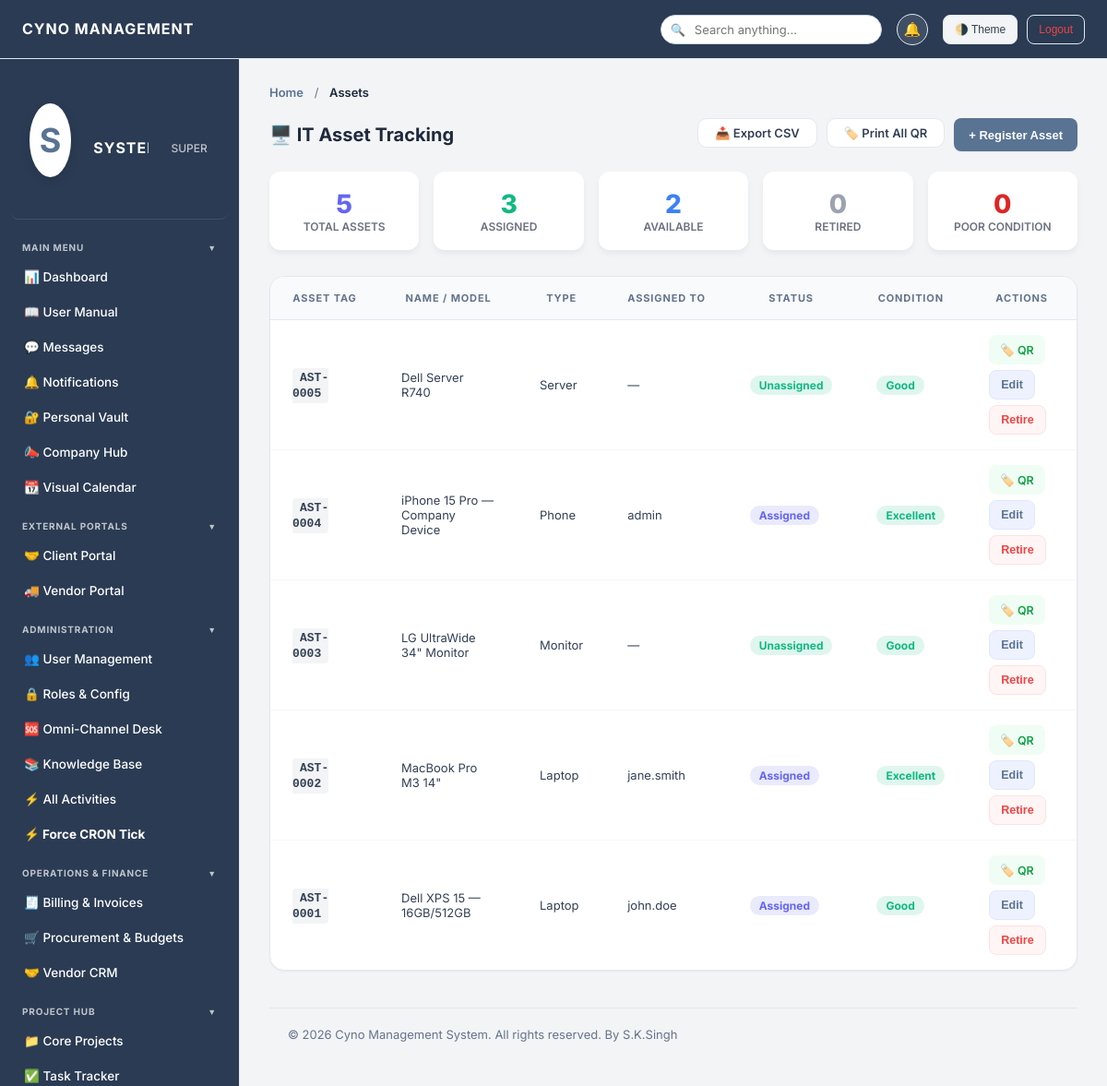
The app's page /assets.php (signed in) with its own data.
### tables this page shows
CREATE TABLE assets (
        id INTEGER PRIMARY KEY AUTOINCREMENT,
        asset_tag TEXT UNIQUE NOT NULL,
        name TEXT NOT NULL,
        type TEXT NOT NULL,
        assigned_to TEXT,
        status TEXT DEFAULT 'Unassigned',
        condition TEXT DEFAULT 'Good',
        registered_at DATETIME DEFAULT CURRENT_TIMESTAMP
    , branch_id TEXT DEFAULT 'Global HQ');

### includes/db.php (called while the page is built, shortened)
<?php
function hasPermission($pdo, $permission_key) {
    if (in_array($_SESSION['role'], ['Admin', 'Super Admin']) || $_SESSION['role'] === 'Super Admin') return true;
    return false;
}

### assets.php (the view, shortened to what this page needs)
<?php
require_once 'includes/db.php';
require_once 'includes/header.php';
require_once 'includes/sidebar.php';
$canCreateAssets = hasPermission($pdo, 'create_assets');
$canEditAssets   = hasPermission($pdo, 'edit_assets');
$canDeleteAssets   = hasPermission($pdo, 'delete_assets');
$isAdmin = (in_array($_SESSION['role'], ['Admin', 'Super Admin']) || $_SESSION['role'] === 'Manager');
try { $pdo->exec("ALTER TABLE assets ADD COLUMN branch_id VARCHAR(255) DEFAULT 'Global HQ'"); } catch(Exception $e){}
$pdo->exec("CREATE TABLE IF NOT EXISTS assets (id INTEGER PRIMARY KEY AUTO_INCREMENT, asset_tag VARCHAR(255) UNIQUE NOT NULL, name TEXT NOT NULL, type TEXT NOT NULL, assigned_to TEXT, branch_id VARCHAR(255) DEFAULT 'Global HQ', status VARCHAR(255) DEFAULT 'Unassigned', `condition` VARCHAR(255) DEFAULT 'Good', registered_at DATETIME DEFAULT CURRENT_TIMESTAMP)");
$pdo->exec("CREATE TABLE IF NOT EXISTS asset_logs (id INTEGER PRIMARY KEY AUTO_INCREMENT, asset_id INTEGER, action TEXT, performed_by TEXT, details TEXT, created_at DATETIME DEFAULT CURRENT_TIMESTAMP)");
if ($isAdmin) {
    $assets = $pdo->query("SELECT * FROM assets ORDER BY id DESC")->fetchAll(PDO::FETCH_ASSOC);
} else {
    $myBranch = $pdo->query("SELECT branch_id FROM users WHERE login_id = '{$_SESSION['login_id']}'")->fetchColumn() ?: 'Global HQ';
    $stmt = $pdo->prepare("SELECT * FROM assets WHERE branch_id = ? ORDER BY id DESC");
    $stmt->execute([$myBranch]);
    $assets = $stmt->fetchAll(PDO::FETCH_ASSOC);
}
$stats = $pdo->query("
    SELECT
        COUNT(*) AS total,
        SUM(CASE WHEN status='Assigned' THEN 1 ELSE 0 END) AS assigned,
        SUM(CASE WHEN status='Unassigned' THEN 1 ELSE 0 END) AS available,
        SUM(CASE WHEN status='Retired' THEN 1 ELSE 0 END) AS retired,
        SUM(CASE WHEN `condition`='Poor' OR `condition`='Damaged' THEN 1 ELSE 0 END) AS needs_attention
    FROM assets
")->fetch(PDO::FETCH_ASSOC);
?>
<div class="content-section active">
    <div class="section-header">
        <h2>🖥️ IT Asset Tracking</h2>
        <div style="display:flex;gap:10px;">
            <a href="controllers/export_csv.php?table=assets" class="view-button" style="text-decoration:none;padding:10px 18px;border-radius:10px;background:var(--bg-card);border:1px solid var(--border-card);font-size:13px;font-weight:600;color:var(--text-body);">📥 Export CSV</a>
            <a href="controllers/asset_qr.php?all=1" target="_blank" class="view-button" style="text-decoration:none;padding:10px 18px;border-radius:10px;background:var(--bg-card);border:1px solid var(--border-card);font-size:13px;font-weight:600;color:var(--text-body);">🏷️ Print All QR</a>
            <?php if($canCreateAssets): ?>
            <button class="add-button" onclick="openAssetModal()">+ Register Asset</button>
            <?php endif; ?>
        </div>
    </div>
    <div style="display:grid; grid-template-columns:repeat(auto-fill, minmax(160px,1fr)); gap:16px; margin-bottom:28px;">
        <div style="background:white; border-radius:12px; padding:18px; box-shadow:0 4px 6px rgba(0,0,0,0.05);  text-align:center;">
            <div style="font-size:28px; font-weight:800; color:#6366f1;"><?= $stats['total'] ?></div>
            <div style="font-size:12px; color:#6b7280; font-weight:600; text-transform:uppercase;">Total Assets</div>
        </div>
        <div style="background:white; border-radius:12px; padding:18px; box-shadow:0 4px 6px rgba(0,0,0,0.05);  text-align:center;">
            <div style="font-size:28px; font-weight:800; color:#10b981;"><?= $stats['assigned'] ?></div>
            <div style="font-size:12px; color:#6b7280; font-weight:600; text-transform:uppercase;">Assigned</div>
        </div>
        <div style="background:white; border-radius:12px; padding:18px; box-shadow:0 4px 6px rgba(0,0,0,0.05);  text-align:center;">
            <div style="font-size:28px; font-weight:800; color:#3b82f6;"><?= $stats['available'] ?></div>
            <div style="font-size:12px; color:#6b7280; font-weight:600; text-transform:uppercase;">Available</div>
        </div>
        <div style="background:white; border-radius:12px; padding:18px; box-shadow:0 4px 6px rgba(0,0,0,0.05);  text-align:center;">
            <div style="font-size:28px; font-weight:800; color:#9ca3af;"><?= $stats['retired'] ?></div>
            <div style="font-size:12px; color:#6b7280; font-weight:600; text-transform:uppercase;">Retired</div>
        </div>
        <div style="background:white; border-radius:12px; padding:18px; box-shadow:0 4px 6px rgba(0,0,0,0.05);  text-align:center;">
            <div style="font-size:28px; font-weight:800; color:#dc2626;"><?= $stats['needs_attention'] ?></div>
            <div style="font-size:12px; color:#6b7280; font-weight:600; text-transform:uppercase;">Poor Condition</div>
        </div>
    </div>
    <div class="data-table">
        <table>
            <thead>
                <tr>
                    <th>Asset Tag</th>
                    <th>Name / Model</th>
                    <th>Type</th>
                    <th>Assigned To</th>
                    <th>Status</th>
                    <th>Condition</th>
                    <?php if($isAdmin): ?><th>Actions</th><?php endif; ?>
                </tr>
            </thead>
            <tbody>
                <?php foreach($assets as $a):
                    $statusColor = $a['status'] === 'Assigned' ? '#6366f1' : ($a['status'] === 'Retired' ? '#9ca3af' : '#10b981');
                    $condColor   = in_array($a['condition'], ['Poor', 'Damaged']) ? '#dc2626' : ($a['condition'] === 'Fair' ? '#f59e0b' : '#10b981');
                ?>
                <tr>
                    <td><code style="background:#f3f4f6; padding:3px 8px; border-radius:4px; font-weight:700;"><?= htmlspecialchars($a['asset_tag']) ?></code></td>
                    <td><?= htmlspecialchars($a['name']) ?></td>
                    <td><?= htmlspecialchars($a['type']) ?></td>
                    <td><?= htmlspecialchars($a['assigned_to'] ?: '—') ?></td>
                    <td><span style="background:<?= $statusColor ?>22; color:<?= $statusColor ?>; padding:3px 10px; border-radius:12px; font-size:12px; font-weight:700;"><?= htmlspecialchars($a['status']) ?></span></td>
                    <td><span style="background:<?= $condColor ?>22; color:<?= $condColor ?>; padding:3px 10px; border-radius:12px; font-size:12px; font-weight:700;"><?= htmlspecialchars($a['condition']) ?></span></td>
                    <?php if($canEditAssets || $canDeleteAssets): ?>
                    <td class="action-buttons">
                        <a href="controllers/asset_qr.php?id=<?= $a['id'] ?>" target="_blank" class="edit-button" style="text-decoration:none;background:#f0fdf4;color:#16a34a;border:none;">🏷️ QR</a>
                        <?php if($canEditAssets): ?>
                        <button class="edit-button" onclick='editAsset(<?= json_encode($a) ?>)'>Edit</button>
                        <?php endif; ?>
                        <?php if($canDeleteAssets): ?>
                        <form method="POST" action="controllers/delete_asset.php" style="display:inline;" onsubmit="return confirm('Retire this asset from the registry?')">
                            <button type="submit" class="delete-button">Retire</button>
                        </form>
                        <?php endif; ?>
                    </td>
                    <?php endif; ?>
                </tr>
                <?php endforeach; ?>
            </tbody>
        </table>
    </div>
</div>
<?php require_once 'includes/footer.php'; ?>

### assets/css/style.css (style rules this page uses)
:root { --bg-body: #f3f4f6; --bg-header: #2a3b53; --bg-sidebar: #2a3b53; --bg-main: #f3f4f6; --bg-card: #ffffff; --bg-hover: rgba(255, 255, 255, 0.1); --border-card: #e2e8f0; --text-heading: #1e293b; --text-body: #334155; --text-muted: #64748b; --input-bg: #ffffff; --input-border: #cbd5e1; --table-header: #f8fafc; --primary-color: #597393; --primary-hover: #475f7e; --primary-light: rgba(255, 255, 255, 0.15); --success: #10b981; --warning: #f59e0b; --danger: #ef4444; --modal-overlay: rgba(15,23,42,0.6); --shadow-xs: 0 1px 2px 0 rgba(0, 0, 0, 0.05); --shadow-sm: 0 4px 6px -1px rgba(0, 0, 0, 0.05), 0 2px 4px -2px rgba(0, 0, 0, 0.05); --shadow-soft: 0 10px 25px -5px rgba(0, 0, 0, 0.05), 0 8px 10px -6px rgba(0, 0, 0, 0.05); --radius-sm: 8px; --radius-md: 12px; --radius-lg: 16px; --sidebar-w: 260px; --header-h: 64px; }
*, *::before, *::after { margin:0; padding:0; box-sizing:border-box; }
html { font-size:14px; -webkit-font-smoothing:antialiased; }
body { font-family:'Inter',system-ui,sans-serif; background:var(--bg-body); color:var(--text-body); min-height:100vh; overflow:hidden; }
h1,h2,h3,h4,h5,h6 { font-weight:600; color:var(--text-heading); line-height:1.3; }
a { color:var(--primary-color); text-decoration:none; }
.content-section.active { display:block; }
.section-header, .header-action { display:flex; justify-content:space-between; align-items:center; margin-bottom:22px; }
.section-header h2, .header-action h2 { font-size:20px; font-weight:700; color:var(--text-heading); margin:0; }
.add-button, .btn-primary, .btn, button.submit, .submit { display:inline-flex; align-items:center; gap:6px; height:36px; padding:0 16px; background:var(--primary-color); color:#fff; border:none; border-radius:var(--radius-sm); font-size:13px; font-weight:600; cursor:pointer; transition:background .2s, transform .1s, box-shadow .2s; white-space:nowrap; box-shadow:var(--shadow-xs); }
.btn-outline, .view-button, .edit-button, .delete-button { display:inline-flex; align-items:center; gap:5px; height:32px; padding:0 12px; border-radius:var(--radius-sm); font-size:12.5px; font-weight:600; cursor:pointer; transition:all .2s ease; border:1px solid var(--border-card); background:var(--bg-card); color:var(--text-body); text-decoration:none; white-space:nowrap; }
.view-button { color:var(--success); border-color:#d1fae5; background:#f0fdf4; }
.edit-button { color:var(--primary-color); border-color:#e0e7ff; background:#eef2ff; }
.delete-button { color:var(--danger); border-color:#fee2e2; background:#fff5f5; }
.action-buttons { display:flex; gap:6px; align-items:center; flex-wrap:wrap; }
.data-table { background:var(--bg-card); border:1px solid var(--border-card); border-radius:var(--radius-lg); overflow-x:auto; overflow-y:hidden; margin-bottom:24px; box-shadow:var(--shadow-xs); }
.data-table table { width:100%; border-collapse: separate; border-spacing: 0; min-width:800px; }
.data-table th { background:var(--table-header); padding:16px 24px; font-size:11px; font-weight:700; text-transform:uppercase; letter-spacing:.08em; color:var(--text-muted); border-bottom:1px solid var(--border-card); white-space:nowrap; }
.data-table td { padding:16px 24px; font-size:13px; color:var(--text-body); border-bottom:1px solid rgba(0,0,0,0.03); vertical-align:middle; }
.data-table tbody tr { transition:background .15s ease, transform .15s ease; border-radius: 8px; }
.data-table tbody tr:last-child td { border-bottom:none; }
.content-section.active { animation: fadeInUp .35s ease-out; }

### records on screen
assets: asset_tag "AST-0005", name "Dell Server R740", type "Server", assigned_to "—", status "Unassigned", condition "Good"
assets: asset_tag "AST-0004", name "iPhone 15 Pro — Company Device", type "Phone", assigned_to "admin", status "Assigned", condition "Excellent"
assets: asset_tag "AST-0003", name "LG UltraWide 34\" Monitor", type "Monitor", assigned_to "—", status "Unassigned", condition "Good"
assets: asset_tag "AST-0002", name "MacBook Pro M3 14\"", type "Laptop", assigned_to "jane.smith", status "Assigned", condition "Excellent"
assets: asset_tag "AST-0001", name "Dell XPS 15 — 16GB/512GB", type "Laptop", assigned_to "john.doe", status "Assigned", condition "Good"

### other values on screen
$GLOBAL_SETTINGS['company_name'] "CYNO MANAGEMENT"
$_SESSION['name'] "SY…"
$_SESSION['role'] "SU…"
$pageTitle "Assets"
$stats['total'] "5"
$stats['assigned'] "3"
$stats['available'] "2"
$stats['retired'] "0"
$stats['needs_attention'] "0"
